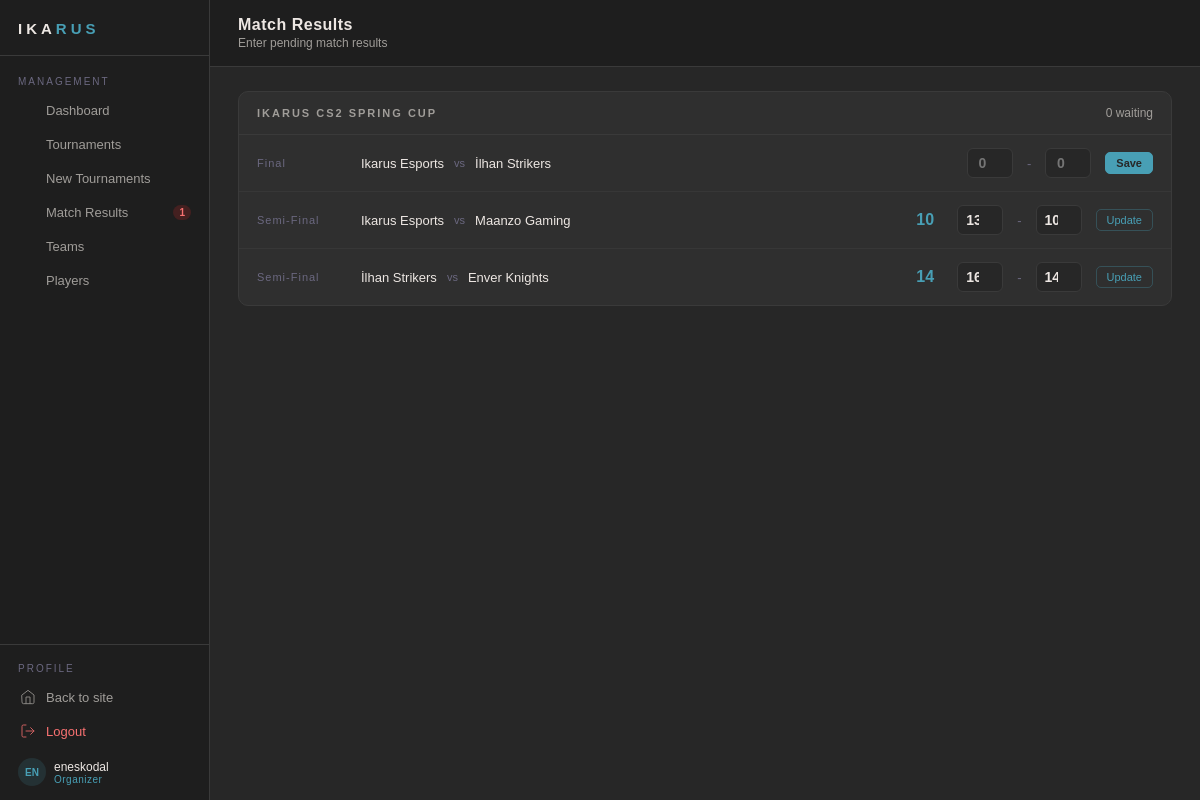
The page /organizer/match-results.php (signed in) on the database its author committed.
### tables this page shows
CREATE TABLE Matches (
    id BIGINT NOT NULL AUTO_INCREMENT,
    tournament_id BIGINT NOT NULL,
    round_number INT NOT NULL DEFAULT 1,
    stage VARCHAR(30),
    team1_id BIGINT NULL,
    team2_id BIGINT NULL,
    score_team1 BIGINT DEFAULT 0,
    score_team2 BIGINT DEFAULT 0,
    winner_id BIGINT NULL,
    next_match_id BIGINT NULL,
    date DATETIME NULL,
    referee_id BIGINT,
    deleted_at DATETIME DEFAULT NULL,
    PRIMARY KEY (id)
);

CREATE TABLE Team (
    id BIGINT NOT NULL AUTO_INCREMENT,
    name VARCHAR(50) NOT NULL,
    tag VARCHAR(4) NOT NULL,
    game VARCHAR(50) NOT NULL,
    region VARCHAR(50),               
    description TEXT,                 
    rank_point DECIMAL(18,6) DEFAULT 0 NOT NULL,
    logo_url VARCHAR(255),
    invitation_code CHAR(8) UNIQUE,
    captain_id BIGINT,
    created_at DATETIME DEFAULT CURRENT_TIMESTAMP(6),
    deleted_at DATETIME DEFAULT NULL,
    PRIMARY KEY (id)
);

### organizer/match-results.php (the view, shortened to what this page needs)
<?php
    require_once __DIR__ . '/../includes/db.php';
    $orgId = $_SESSION['user_id'];
    $errors = [];
    $grouped = [];
    try {
        $query = "
            SELECT m.id, m.stage, m.date, m.score_team1, m.score_team2, m.winner_id,
                    t1.name AS home_team, t2.name AS away_team,
                    tour.name AS tournament_name, tour.id AS tournament_id
            FROM Matches m
            JOIN Team t1 ON t1.id = m.team1_id
            JOIN Team t2 ON t2.id = m.team2_id
            JOIN Tournament tour ON tour.id = m.tournament_id
            WHERE tour.organizer_id = ?
                AND tour.deleted_at IS NULL
        ";
        $params = [$orgId];
        $query .= " ORDER BY m.winner_id IS NOT NULL, tour.name, m.stage, m.date";
        $stmtPending = $pdo->prepare($query);
        $stmtPending->execute($params);
        $matches = $stmtPending->fetchAll(PDO::FETCH_ASSOC);
        foreach ($matches as $m) {
            $grouped[$m['tournament_name']][] = $m;
        }
    } catch (Exception $e) {
        $errors[] = 'Query Error: ' . $e->getMessage();
        $grouped = [];
    }
    require_once __DIR__ . '/layout-top.php';
?>
<?php if(empty($grouped)): ?>
    <div class="op-empty op-card">
        There is no pending match result.All matches are up-to date!
    </div>
<?php else: ?>
    <?php foreach($grouped as $tournamentName => $tMatches): ?>
        <div class="op-card" style="margin-bottom: 16px;">
            <div class="op-card-head">
                <span class="op-card-title"><?= htmlspecialchars($tournamentName) ?></span>
                <span class="op-td-muted" style="font-size: 12px;">
                    <?= count(array_filter($tMatches, fn($m) => $m['score_team1'] === null)) ?> waiting
                </span>
            </div>
            <div class="op-match-list">
                <?php foreach($tMatches as $match):
                    $isDone = !empty($match['winner_id']);
                ?>
                    <div class="op-match-row" <?= $isDone ? 'op-match-row--done' : '' ?>>
                        <div class="op-match-stage"><?= htmlspecialchars($match['stage'] ?? 'Match') ?></div>
                        <div class="op-match-teams">
                            <span class="op-match-team"><?= htmlspecialchars($match['home_team']) ?></span>
                            <span class="op-match-vs">vs</span>
                            <span class="op-match-team"><?= htmlspecialchars($match['away_team']) ?></span>
                        </div>
                        <?php if($isDone): ?>
                            <div class="op-match-result">
                                <span class="op-score <?= $match['score_team1'] > $match['score_team2'] ? 'op-score--win' : '' ?>">
                                    <?= $match['score_team2'] ?>
                                </span>
                            </div>
                            <form method="post" style="display: contents;">
                                <input class="op-score-input" type="number" name="score1"
                                        value="<?= $match['score_team1'] ?>" min="0" max="99">
                                <span class="op-score-sep">-</span>
                                <input class="op-score-input" type="number" name="score2"
                                        value="<?= $match['score_team2'] ?>" min="0" max="99">
                                <button class="op-btn-sm op-btn-sm--accent" type="submit">Update</button>
                            </form>
                        <?php else: ?>
                            <form method="POST" style="display: contents;">
                                <input class="op-score-input" type="number" name="score1"
                                        placeholder="0" min="0" max="99">
                                <span class="op-score-sep">-</span>
                                <input class="op-score-input" type="number" name="score2"
                                        placeholder="0" min="0" max="99">
                                <button class="op-btn-sm op-btn-sm--primary" type="submit">Save</button>
                            </form>
                        <?php endif; ?>
                    </div>
                <?php endforeach; ?>
            </div>
        </div>
    <?php endforeach; ?>
<?php endif; ?>
<?php require_once __DIR__ . '/layout-bottom.php' ?>

### assets/css/global.css (style rules this page uses)
:root { --bg: #272727; --surface: #2f2f2f; --border: #3a3a3a; --text: #ede7e3; --text-muted: #a09d99; --text-faint: #6b6880; --accent: #489fb5; --accent-soft: #82c0cc; --highlight: #ffa62b; --surface-2: #1e1e1e; --transition: 0.3s ease; }
*, *::before, *::after { box-sizing: border-box; margin: 0; padding: 0; }
html { height: 100%; }
body { min-height: 100vh; background-color: var(--bg); color: var(--text); font-family: Arial, Helvetica, sans-serif; display: flex; flex-direction: column; overflow-x: hidden; }

### assets/css/organizer/organizer-core.css (style rules this page uses)
:root { --bg: #272727; --surface-1: #2f2f2f; --surface-2: #1e1e1e; --accent: #489fb5; --text: #ede7e3; --text-muted: #a09d99; --text-faint: #6b6880; --border: #3a3a3a; --highlight: #ffa62b; --success: #97c459; --danger: #f87171; }
.organizer-body { display: block; background: var(--bg); }
.op-btn-sm { display: inline-flex; align-items: center; padding: 4px 10px; border-radius: 5px; font-size: 11px; cursor: pointer; text-decoration: none; transition: all var(--transition); border: 1px solid var(--border); background: transparent; color: var(--text-muted); }
.op-btn-sm--accent { border-color: rgba(72,159,181,0.3); color: var(--accent); }
.op-btn-sm--primary { background: var(--accent); border-color: var(--accent); color: var(--bg); font-weight: 600; }
.op-card { background: var(--surface); border: 1px solid var(--border); border-radius: 10px; overflow: hidden; }
.op-card-head { display: flex; justify-content: space-between; align-items: center; padding: 14px 18px; border-bottom: 1px solid var(--border); }
.op-card-title { font-size: 11px; font-weight: 600; color: var(--text-muted); letter-spacing: 2px; text-transform: uppercase; }
.op-td-muted { color: var(--text-muted); font-size: 12px; }

### assets/css/organizer/organizer-match-results.css (style rules this page uses)
.op-match-list { display: flex; flex-direction: column; gap: 0; }
.op-match-row { display: flex; align-items: center; gap: 14px; padding: 13px 18px; border-bottom: 1px solid rgba(255,255,255,0.04); flex-wrap: wrap; }
.op-match-row:last-child { border-bottom: none; }
.op-match-stage { font-size: 11px; color: var(--text-faint); letter-spacing: 1px; min-width: 90px; }
.op-match-teams { display: flex; align-items: center; gap: 10px; flex: 1; }
.op-match-team { font-size: 13px; font-weight: 500; color: var(--text); }
.op-match-vs { font-size: 11px; color: var(--text-faint); }
.op-match-result { display: flex; align-items: center; gap: 6px; margin-right: 8px; }
.op-score { font-size: 16px; font-weight: 700; color: var(--text-muted); min-width: 20px; text-align: center; }
.op-score--win { color: var(--accent); }
.op-score-sep { color: var(--text-faint); font-size: 13px; }
.op-score-input { width: 46px; padding: 6px 8px; background: var(--bg); border: 1px solid var(--border); border-radius: 6px; color: var(--text); font-size: 14px; font-weight: 600; text-align: center; outline: none; transition: border-color var(--transition); }

### rows shown on the page
matches: tournamentName "IKARUS CS2 SPRING CUP", score_team1 "0", stage "Final", team1.name "Ikarus Esports", team2.name "İlhan Strikers"
matches: stage "Semi-Final", team1.name "Ikarus Esports", team2.name "Maanzo Gaming", score_team2 "10", score1 "13", score2 "10"
matches: stage "Semi-Final", team1.name "İlhan Strikers", team2.name "Enver Knights", score_team2 "14", score1 "16", score2 "14"

### other values the page prints
$item['label'] "Dashboard"
$item['label'] "Tournaments"
$item['label'] "New Tournaments"
$item['label'] "Match Results"
$pendingCount "1"
$item['label'] "Teams"
$item['label'] "Players"
substr(getUsername(), 0, 2) "EN"
getUsername() "eneskodal"
$pageTitle "Match Results"
$pageSubtitle "Enter pending match results"
